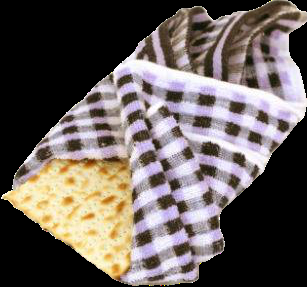
#> input picture server/resources/afikomen.png, 307 x 287 px
$ python hide_matza.py
#> lines starting #> are read from the running program, lines starting #| are printed output that depends on the picture; pictures that were not available may be replaced by others from this repository, and a replacement may not be noted
import cv2
import random
from PIL import Image
import numpy as np
import csv


cities = [
'Toronto',
'Montreal',
'Tel Aviv',
'Amsterdam',
'New York City',
'Los Angeles',
'Kiev',
'Vancouver',
'Berlin',
'Prague',
'Florence',
'Warsaw',
'Jerusalem',
'Chicago',
'Philadelphia',
'Buenos Aires',
'London',
'Paris',
'Melbourne'
]

def cartoonify(img, numDownSamples=0, numBilateralFilters=1, skip=True):

	# -- STEP 1 --
	# downsample image using Gaussian pyramid
	img_rgb = img
	img_color = img
	for _ in range(numDownSamples):
	    img_color = cv2.pyrDown(img_color)

	# repeatedly apply small bilateral filter instead of applying
	# one large filter
	for _ in range(numBilateralFilters):
	    img_color = cv2.bilateralFilter(img_color, 1, 1, 1)

	# upsample image to original size
	for _ in range(numDownSamples):
	    img_color = cv2.pyrUp(img_color)

	# -- STEPS 2 and 3 --
	# convert to grayscale and apply median blur
	if (skip is False):
		return img_color
	img_gray = cv2.cvtColor(img_rgb, cv2.COLOR_RGB2GRAY)
	img_blur = cv2.medianBlur(img_gray, 3)

	# -- STEP 4 --
	# detect and enhance edges
	img_edge = cv2.adaptiveThreshold(img_blur, 255, cv2.ADAPTIVE_THRESH_MEAN_C, cv2.THRESH_BINARY, 3, 2)

	# -- STEP 5 --
	# convert back to color so that it can be bit-ANDed
	# with color image
	img_edge = cv2.cvtColor(img_edge, cv2.COLOR_GRAY2RGB)
	new_img = cv2.bitwise_and(img_rgb, img_edge)
	return new_img


# mouse callback function
def draw_circle(event,x,y,flags,param):
    global ix,iy
    if event == cv2.EVENT_LBUTTONDBLCLK:
        cv2.circle(img,(x,y),50,(255,0,0),-1)
        ix,iy = x,y

ix,iy = -1,-1


# [20 lines of commented-out code are left out]


matza = cv2.imread("../resources/afikomen.png", cv2.IMREAD_UNCHANGED)
#> matza is the input picture: shape (287, 307, 4); mean B, G, R, A 91.1, 95.1, 103.9, 148.9
scale_percent = 12 # percent of original size
matza_width = int(matza.shape[1] * scale_percent / 100)
#> matza_width = 36
matza_height = int(matza.shape[0] * scale_percent / 100)
#> matza_height = 34
dim = (matza_width, matza_height)
#> dim = (36, 34)
matza = cv2.resize(matza, dim, interpolation = cv2.INTER_AREA)
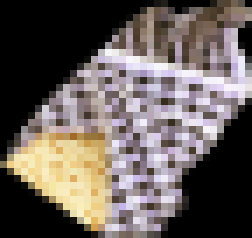
#> matza: shape (34, 36, 4) (shown 7 times larger); mean B, G, R, A 91.1, 95.1, 103.9, 148.9

for city in cities:
	city = city.lower().replace(" ", "_")


	with open(city + "/img/matza_xy.txt", 'w', newline='') as file:


		x_offset_prev = 0
		y_offset_prev = 0
		for i in range(0,5):
			city_img = cv2.imread(city + "/img/" + city + ".jpg", cv2.IMREAD_UNCHANGED)
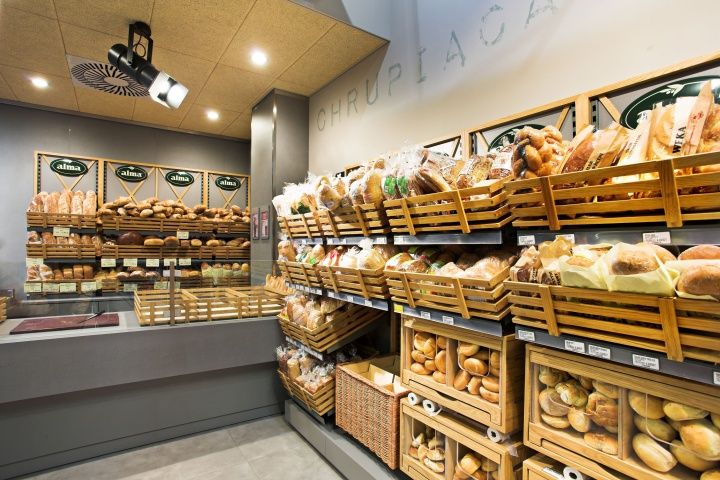
#> input picture server/resources/bakery.jpg, 720 x 480 px, given in place of toronto.jpg, which was not available
#> city_img is the input picture: shape (480, 720, 3); mean B, G, R 97.6, 129.6, 152.8
			city_img = cartoonify(city_img)
#> in cartoonify, `img_gray = cv2.cvtColor(img_rgb, cv2.COLOR_RGB2GRAY)`:
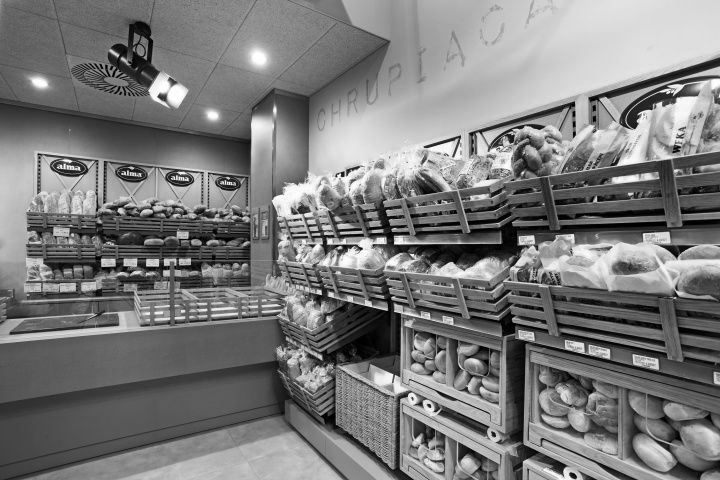
#> img_gray: shape (480, 720); min 0, max 255, mean 122.7
#> in cartoonify, `img_edge = cv2.adaptiveThreshold(img_blur, 255, cv2.ADAPTIVE_THRESH_ME..`:
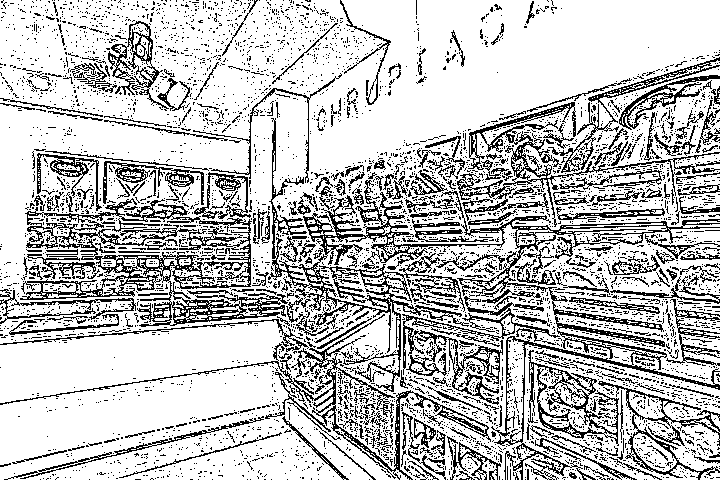
#> img_edge: shape (480, 720); 76.2% white; black in thin lines or dots
#> in cartoonify, `img_edge = cv2.cvtColor(img_edge, cv2.COLOR_GRAY2RGB)`: img_edge: shape (480, 720, 3); 76.2% white; black in thin lines or dots
			city_width = int(city_img.shape[1])
#> city_width = 720
			city_height = int(city_img.shape[0])
#> city_height = 480

			max_y_pos = city_height - matza_height
#> max_y_pos = 446
			min_y_pos = matza_height
#> min_y_pos = 34
			max_x_pos = city_width - matza_width
#> max_x_pos = 684
			min_x_pos = matza_width
#> min_x_pos = 36

			new_x_threshold = city_width/5
#> new_x_threshold = 144
			new_y_threshold = city_width/10
#> new_y_threshold = 72
			# [6 lines of commented-out code are left out]
			print(city)
			while( True ):
				y_offset = random.randint(min_y_pos, max_y_pos)
				x_offset = random.randint(min_x_pos, max_x_pos)
				if (abs(y_offset-y_offset_prev) > new_y_threshold) and (abs(y_offset-y_offset_prev) > new_y_threshold):
					break
			y1, y2 = y_offset, y_offset + matza.shape[0]
#> y1 = 231; y2 = 265
			x1, x2 = x_offset, x_offset + matza.shape[1]
#> x1 = 466

			alpha_s = matza[:, :, 3] / 255.0
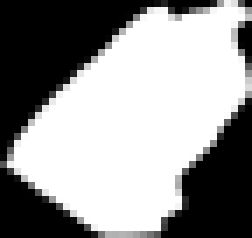
#> alpha_s: shape (34, 36) float64 (shown 7 times larger); min 0, max 1, mean 0.584
			alpha_l = 1.0 - alpha_s
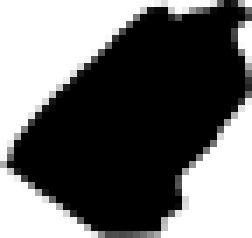
#> alpha_l: shape (34, 36) float64 (shown 7 times larger); min 0, max 1, mean 0.416

			for c in range(0, 3):
			    city_img[y1:y2, x1:x2, c] = (alpha_s * matza[:, :, c] +
			                              alpha_l * city_img[y1:y2, x1:x2, c])
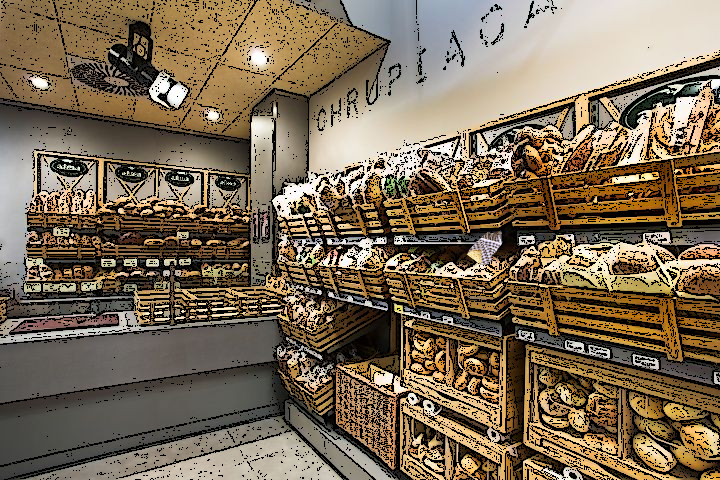
#> city_img: shape (480, 720, 3); mean B, G, R 84, 107.4, 123.6

			# city_img = cartoonify(city_img)
			# cv2.imshow("image", city_img)
			# cv2.waitKey()

			csv.writer(file, delimiter=',').writerow((x_offset, y_offset))
			x_offset_prev = x_offset
			y_offset_prev = y_offset
			# city_img = cartoonify(city_img)

			cv2.imwrite(city + "/img/" + city + "_hidden" + str(i) + ".jpg", city_img)
#> pass 2 of the loop `for city in cities:`:
#> city = 'montreal'
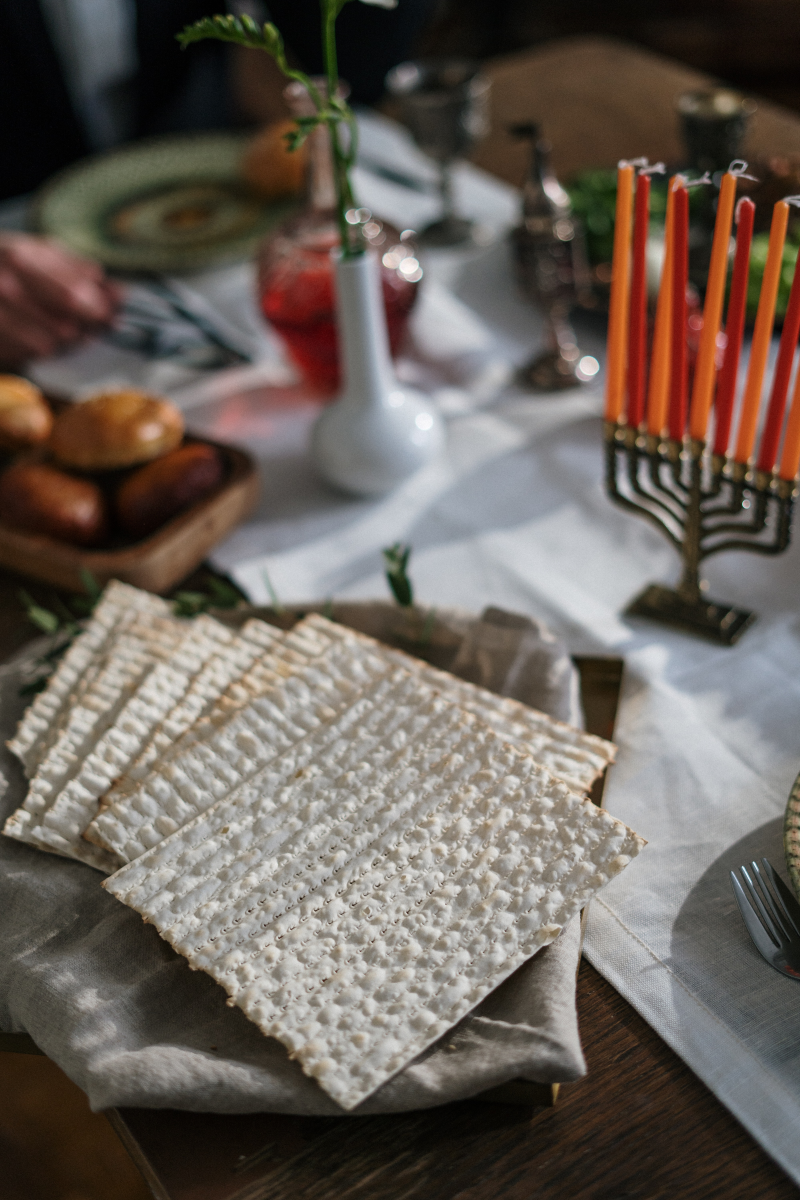
#> input picture server/resources/matza.jpg, 4000 x 6000 px, given in place of montreal.jpg, which was not available (shown at 1/5 size)
#> city_img is the input picture: shape (6000, 4000, 3); mean B, G, R 88, 95.7, 105.3
#> img_gray: shape (6000, 4000)
#> img_blur: shape (6000, 4000)
#> in cartoonify (call 6), `img_edge = cv2.adaptiveThreshold(img_blur, 255, cv2.ADAPTIVE_THRESH_ME..`:
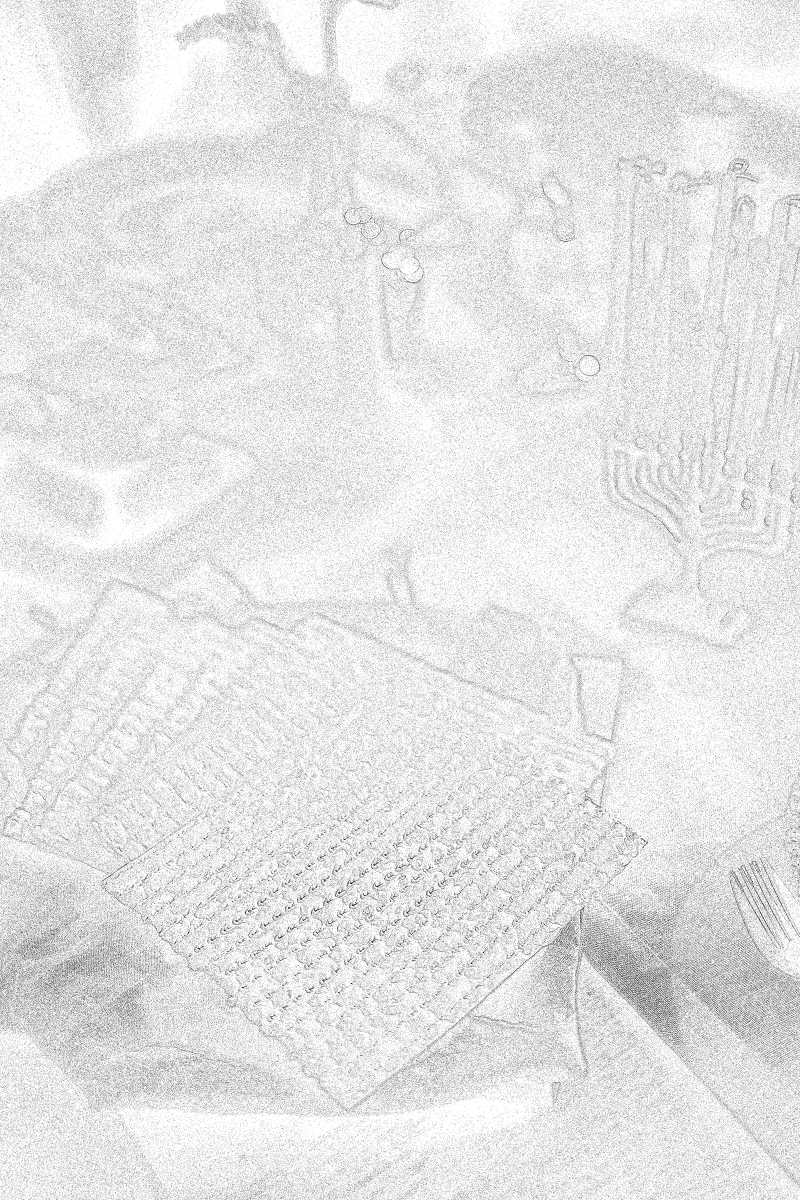
#> img_edge: shape (6000, 4000) (shown at 1/5 size); 89.8% white; black in thin lines or dots
#> in cartoonify (call 6), `new_img = cv2.bitwise_and(img_rgb, img_edge)`:
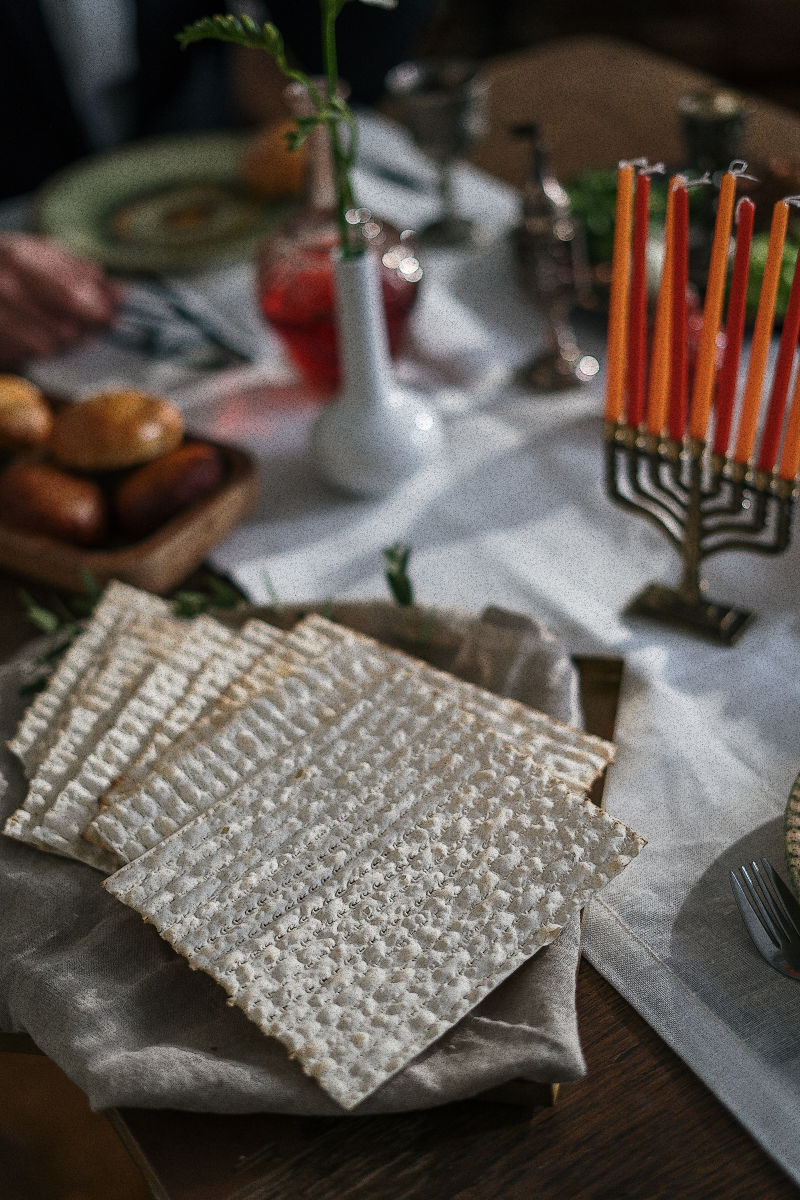
#> new_img: shape (6000, 4000, 3) (shown at 1/5 size); mean B, G, R 79.6, 86.4, 95
#| montreal
#> (the run stopped early here; a loop or call above may not have finished)
